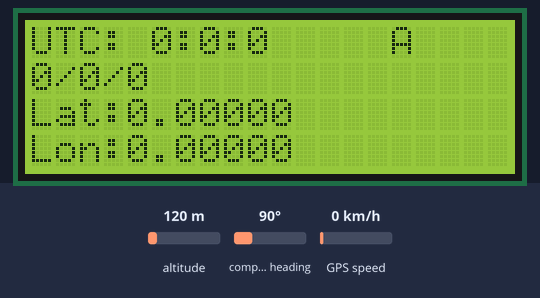
Simulated run of this sketch. Board: Arduino Uno, built with avr-gcc and run on an emulated ATmega328P. Parts: 20×4 character LCD. The test bench sets the inputs (shaded band); at power-on: altitude 120 m, compass heading 90°, GPS speed 0 km/h. The GPS gets a fix after 3 s at 37.7749, -122.4194 with 8 satellites; what the sketch prints to the serial monitor is not drawn.

Above: at 3.7 s.
3.8 s: altitude set to 20 m
At 4.38 s:
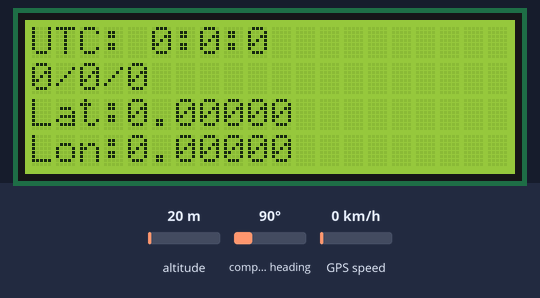
Timing chart, 0 to 6.8 s (numbered marks = the images above; inputs shaded):
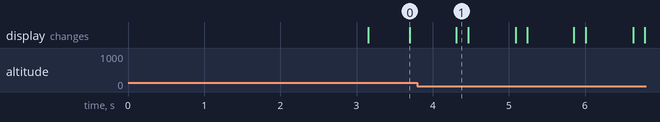

The sketch:

GPS_4_line_with_time_date_long_lat_4_lines.ino
```cpp
#include <SoftwareSerial.h>
#include <TinyGPS.h>
#include <SPI.h>
#include <Wire.h>
#include <LiquidCrystal_I2C.h>

SoftwareSerial mySerial(10, 11);
TinyGPS gps;
LiquidCrystal_I2C lcd(0x27, 2, 1, 0, 4, 5, 6, 7, 3, POSITIVE);

void gpsdump(TinyGPS &gps);
void printFloat(double f, int digits = 2);
void setup()

{
  // Oploen serial communications and wait for port to open:
  lcd.begin(20, 4);
  lcd.clear();

  Serial.begin(9600);
  // set the data rate for the SoftwareSerial port
  mySerial.begin(9600);
  delay(1000);

}

void loop() // run over and over
{
  bool newdata = false;
  unsigned long start = millis();
  // Every 5 seconds we print an update
  while (millis() - start < 5000)
  {
    if (mySerial.available())

    {
      char c = mySerial.read();
      //Serial.print(c);  // uncomment to see raw GPS data
      if (gps.encode(c))
      {
        newdata = true;
        break;  // uncomment to print new data immediately!
      }
    }
  }

  if (newdata)
  {
    Serial.println("Acquired Data");
    Serial.println("-------------");
    gpsdump(gps);
    Serial.println("-------------");
    Serial.println();
    lcd.setCursor(15, 0);
    lcd.print(" ");
    delay(150);
    lcd.setCursor(15, 0);
    lcd.print("A");
    delay(150);

  }
}

void gpsdump(TinyGPS &gps)
{
  long lat, lon;
  float flat, flon;
  unsigned long age, date, time, chars;
  int year;
  byte month, day, hour, minute, second, hundredths;
  unsigned short sentences, failed;

  gps.get_position(&lat, &lon, &age);
  Serial.print("Lat/Long(10^-5 deg): "); Serial.print(lat); Serial.print(", "); Serial.print(lon);
  Serial.print(" Fix age: "); Serial.print(age); Serial.println("ms.");

  lcd.setCursor(0, 0);
  lcd.print("UTC: ");
  lcd.print((static_cast<int>(hour)));
  lcd.print(":");
  lcd.print(static_cast<int>(minute));
  lcd.print(":");
  lcd.print(static_cast<int>(second));
  lcd.setCursor(0, 1);
  lcd.print(static_cast<int>(day));
  lcd.print("/");
  lcd.print(static_cast<int>(month));
  lcd.print("/");
  lcd.print(year);

  lcd.setCursor(0, 2);
  lcd.print("Lat:");
  lcd.print(flat, 5);
  lcd.setCursor(0, 3);
  lcd.print("Lon:");
  lcd.print(flon, 5);

  gps.f_get_position(&flat, &flon, &age);
  Serial.print("Lat/Long(float): "); printFloat(flat, 5); Serial.print(", "); printFloat(flon, 5);
  Serial.print(" Fix age: "); Serial.print(age); Serial.println("ms.");

  gps.get_datetime(&date, &time, &age);
  Serial.print("Date(ddmmyy): "); Serial.print(date); Serial.print(" Time(hhmmsscc): ");
  Serial.print(time);
  Serial.print(" Fix age: "); Serial.print(age); Serial.println("ms.");

  gps.crack_datetime(&year, &month, &day, &hour, &minute, &second, &hundredths, &age);
  Serial.print("Date: "); Serial.print(static_cast<int>(month)); Serial.print("/");
  Serial.print(static_cast<int>(day)); Serial.print("/"); Serial.print(year);
  Serial.print("  Time: "); Serial.print(static_cast<int>(hour));  Serial.print(":"); //Serial.print("UTC +08:00 Malaysia");


  Serial.print(static_cast<int>(minute)); Serial.print(":"); Serial.print(static_cast<int>(second));
  Serial.print("."); Serial.print(static_cast<int>(hundredths)); Serial.print(" UTC/GMT ");


  Serial.print("  Fix age: ");  Serial.print(age); Serial.println("ms.");

  Serial.print("Alt(cm): "); Serial.print(gps.altitude()); Serial.print(" Course(10^-2 deg): ");
  Serial.print(gps.course()); Serial.print(" Speed(10^-2 knots): "); Serial.println(gps.speed());
  Serial.print("Alt(float): "); printFloat(gps.f_altitude()); Serial.print(" Course(float): ");
  printFloat(gps.f_course()); Serial.println();
  Serial.print("Speed(knots): "); printFloat(gps.f_speed_knots()); Serial.print(" (mph): ");
  printFloat(gps.f_speed_mph());
  Serial.print(" (mps): "); printFloat(gps.f_speed_mps()); Serial.print(" (kmph): ");
  printFloat(gps.f_speed_kmph()); Serial.println();

  gps.stats(&chars, &sentences, &failed);
  Serial.print("Stats: characters: "); Serial.print(chars); Serial.print(" sentences: ");
  Serial.print(sentences); Serial.print(" failed checksum: "); Serial.println(failed);
}

void printFloat(double number, int digits)
{
  // Handle negative numbers
  if (number < 0.0)
  {
    Serial.print('-');
    number = -number;
  }

  // Round correctly so that print(1.999, 2) prints as "2.00"
  double rounding = 0.5;
  for (uint8_t i = 0; i < digits; ++i)
    rounding /= 10.0;

  number += rounding;
  // Extract the integer part of the number and print it
  unsigned long int_part = (unsigned long)number;
  double remainder = number - (double)int_part;
  Serial.print(int_part);

  // Print the decimal point, but only if there are digits beyond
  if (digits > 0)
    Serial.print(".");

  // Extract digits from the remainder one at a time
  while (digits-- > 0)
  {
    remainder *= 10.0;
    int toPrint = int(remainder);
    Serial.print(toPrint);
    remainder -= toPrint;
  }
}
```
